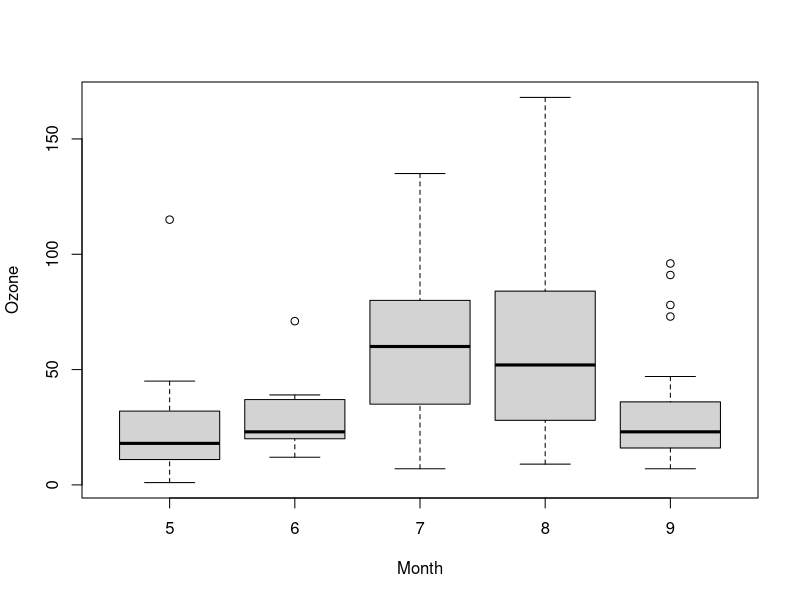
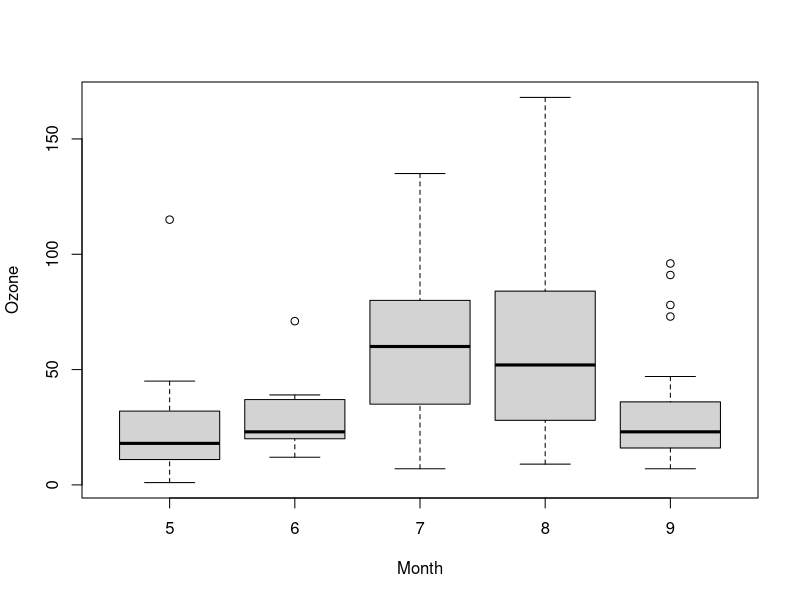

The R source for these figures, in order:
## ---- chunk 1
knitr::opts_chunk$set(echo = TRUE)
## ---- chunk 2
## One-sample test.
## Hollander & Wolfe (1973), 29f.
## Hamilton depression scale factor measurements in 9 patients with
## mixed anxiety and depression, taken at the first (x) and second
## (y) visit after initiation of a therapy (administration of a
## tranquilizer).
x <- c(1.83, 0.50, 1.62, 2.48, 1.68, 1.88, 1.55, 3.06, 1.30)
y <- c(0.878, 0.647, 0.598, 2.05, 1.06, 1.29, 1.06, 3.14, 1.29)
wilcox.test(x, y, paired = TRUE, alternative = "greater")
wilcox.test(y - x, alternative = "less") # The same.
wilcox.test(y - x, alternative = "less",
            exact = FALSE, correct = FALSE) # H&W large sample

## ---- chunk 3
# approximation
## Two-sample test.
## Hollander & Wolfe (1973), 69f.
## Permeability constants of the human chorioamnion (a placental
## membrane) at term (x) and between 12 to 26 weeks gestational
## age (y). The alternative of interest is greater permeability
## of the human chorioamnion for the term pregnancy.
x <- c(0.80, 0.83, 1.89, 1.04, 1.45, 1.38, 1.91, 1.64, 0.73, 1.46)
y <- c(1.15, 0.88, 0.90, 0.74, 1.21)
wilcox.test(x, y, alternative = "g") # greater
wilcox.test(x, y, alternative = "greater",
            exact = FALSE, correct = FALSE) # H&W large sample
wilcox.test(rnorm(10), rnorm(10, 2), conf.int = TRUE)
## Formula interface.
boxplot(Ozone ~ Month, data = airquality)
wilcox.test(Ozone ~ Month, data = airquality,
            subset = Month %in% c(5, 8))
## ---- chunk 4
## Hollander & Wolfe (1973), 116.
## Mucociliary efficiency from the rate of removal of dust in normal
## subjects, subjects with obstructive airway disease, and subjects
## with asbestosis.
x <- c(2.9, 3.0, 2.5, 2.6, 3.2) # normal subjects
y <- c(3.8, 2.7, 4.0, 2.4) # with obstructive airway disease
z <- c(2.8, 3.4, 3.7, 2.2, 2.0) # with asbestosis
kruskal.test(list(x, y, z))
## Equivalently,
x <- c(x, y, z)
g <- factor(rep(1:3, c(5, 4, 5)),
            labels = c("Normal subjects",
                       "Subjects with obstructive airway disease",
                       "Subjects with asbestosis"))
kruskal.test(x, g)
## Formula interface.
require(graphics)
boxplot(Ozone ~ Month, data = airquality)
kruskal.test(Ozone ~ Month, data = airquality)
## From Agresti(2007) p.39
M <- as.table(rbind(c(762, 327, 468), c(484, 239, 477)))
dimnames(M) <- list(gender = c("F", "M"),
party = c("Democrat","Independent", "Republican"))
(Xsq <- chisq.test(M)) # Prints test summary
Xsq$observed # observed counts (same as M)
Xsq$expected # expected counts under the null
Xsq$residuals # Pearson residuals
Xsq$stdres # standardized residuals
## ---- chunk 5
## Agresti (1990, p. 61f; 2002, p. 91) Fisher's Tea Drinker
## A British woman claimed to be able to distinguish whether milk or
## tea was added to the cup first. To test, she was given 8 cups of
## tea, in four of which milk was added first. The null hypothesis
## is that there is no association between the true order of pouring
## and the woman's guess, the alternative that there is a positive
## association (that the odds ratio is greater than 1).
TeaTasting <-
matrix(c(3, 1, 1, 3),
       nrow = 2,
       dimnames = list(Guess = c("Milk", "Tea"),
                       Truth = c("Milk", "Tea")))
fisher.test(TeaTasting, alternative = "greater")
